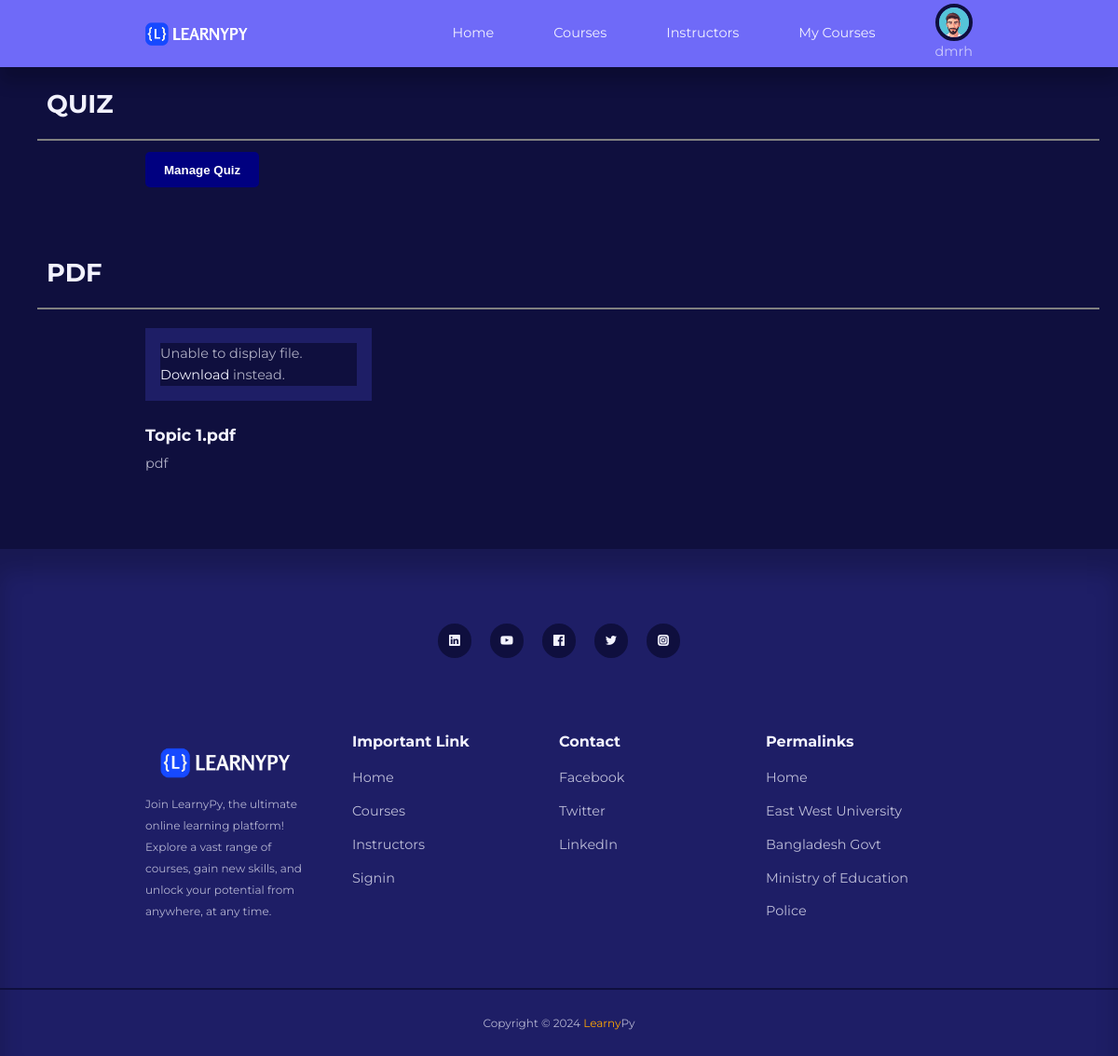
The app's page /Fontend/classroom.php?course_name=cse302&course_category=general&instructor_username=dmrh (signed in) with its own data.
### tables this page shows
CREATE TABLE `course_material` (
  `course_material_id` int(100) NOT NULL,
  `course_name` varchar(100) NOT NULL,
  `course_category` varchar(100) NOT NULL,
  `course_instructor` varchar(100) NOT NULL,
  `course_material_type` varchar(100) DEFAULT NULL,
  `course_material_name` varchar(100) DEFAULT NULL,
  `course_material_description` varchar(300) DEFAULT NULL
);

### Fontend/classroom.php (the view, shortened to what this page needs)
<!DOCTYPE html>
<html lang="en">
<head>
    <link rel="stylesheet" href="../style/style.css">
    <link rel="stylesheet" href="https://unicons.iconscout.com/release/v4.0.0/css/line.css">
</head>
<body>
    <?php include 'header.php';?>
    <br>
    <br>
    <section>
    <?php
        $course_name =  $_GET['course_name'];
        $intructor_name = $_GET['instructor_username'];
        $course_category = $_GET['course_category'];
            $link = mysqli_connect("localhost", "root", "", "learnypy");
            $query = "SELECT DISTINCT course_material_type FROM course_material WHERE course_name = '$course_name' AND course_instructor = '$intructor_name' AND course_category = '$course_category' ";
            $result = mysqli_query($link, $query);
            $courseMaterialTypes = array();
            if ($result) {
                if (mysqli_num_rows($result) > 0) {
                    while ($row = mysqli_fetch_assoc($result)) {
                        $courseMaterialTypes[] = $row['course_material_type'];
                    }
                }
            }
        echo '<section class="posts">';
            foreach($courseMaterialTypes as $type){
                $query = "SELECT * FROM course_material WHERE course_name = '$course_name' AND
                    course_instructor = '$intructor_name' AND course_category = '$course_category'
                    AND  course_material_type = '$type' ";
                $result = mysqli_query($link, $query);
                if ($result) {
                    echo "<h2 style='margin-left: 50px;'>". strtoupper($type) ."</h2>";
                    echo '<hr style="height:2px;border-width:0;color:gray;background-color:gray; margin: 20px; margin-left: 40px;">';
                    echo '<div class="container posts__container">';
                    if (mysqli_num_rows($result) > 0) {
                        while ($row = mysqli_fetch_assoc($result)) {
                            $folder_name= $course_name."-".$course_category."-".$intructor_name;
                            $media_type = " ";
                            if($type == 'pdf'){
                                $media_type = 'application/pdf';
                            }
                            if ($type == 'quiz') {
                                $quizUrl = "./quizq.php" .
                                    "?course_name=" . urlencode($row['course_name']) .
                                    "&course_category=" . urlencode($row['course_category']) .
                                    "&course_instructor=" . urlencode($intructor_name);
                                if ($_SESSION['user_type'] != "instructor") {
                                    echo '
                                    <article class="post">
                                        <div>
                                            <a href="' . $quizUrl . '" style="background-color: navy; cursor: pointer; text-decoration: none; padding: 10px 20px; border-radius: 5px;">
                                                <button style="background-color: navy; cursor: pointer; color: white; font-weight: bold;">Attend Quiz</button>
                                            </a>
                                        </div>
                                    </article>';
                                    break;
                                } elseif ($_SESSION['user_type'] == "instructor") {
                                    echo '
                                    <article class="post">
                                        <div>
                                            <a href="' . $quizUrl . '" style="background-color: navy; cursor: pointer; text-decoration: none; padding: 10px 20px; border-radius: 5px;">
                                                <button style="background-color: navy; cursor: pointer; color: white; font-weight: bold;">Manage Quiz</button>
                                            </a>
                                        </div>
                                    </article>';
                                    break;
                                }
                            }
                            if($type != 'quiz'){
                                echo '
                                <article class="post">
                                <div class="post__thumbnail">
                                    <object data="../course_material/'.$folder_name.'/'.$row['course_material_name'].'" type="'.$media_type.'" width="100%" height="300px">
                                        <p>Unable to display file. <a href="../course_material/'.$folder_name.'/'.$row['course_material_name'].'.'.$type.'">Download</a> instead.</p>
                                    </object>
                                </div>
                                <div class="post__info">
                                    <h3 class="post__title">
                                        <a href="../course_material/'.$folder_name.'/'.$row['course_material_name'].'" >'.$row['course_material_name'].'</a>
                                    </h3>
                                    <p class="post__body">
                                        '.$row['course_material_description'].'
                                    </p>
                                </div>
                            </article>
                                ';
                            }
                        }
                    }
                    echo "</div>";
                }
            }
        echo '</section>';
    ?>
    </section>
    <footer>
        <div class="footer__socials">
            <a href="https://www.linkedin.com/in/fahad-bd/" target="_blank"><i class="uil uil-linkedin"></i></a>
            <a href="https://www.youtube.com/" target="_blank"><i class="uil uil-youtube"></i></a>
            <a href="https://www.facebook.com/fahadahammedbd" target="_blank"><i class="uil uil-facebook"></i></a>
            <a href="https://twitter.com/fahadbd01" target="_blank"><i class="uil uil-twitter"></i></a>
            <a href="https://www.instagram.com/fahadahammedbd/" target="_blank"><i
                    class="uil uil-instagram-alt"></i></a>
        </div>
        <div class="container footer__container">
            <article style="margin-right: 50px;">
                <img src="../images/logo1.png" alt="">
                <small>Join LearnyPy, the ultimate online learning platform! Explore a vast range of courses, gain new
                    skills, and unlock your potential from anywhere, at any time.</small>
            </article>
            <article>
                <h4>Important Link</h4>
                <ul>
                    <li><a href="./index.php">Home</a></li>
                    <li><a href="./courses.php">Courses</a></li>
                    <li><a href="./instructors.php">Instructors</a></li>
                    <li><a href="./signin.php">Signin</a></li>
                </ul>
            </article>
            <article>
                <h4>Contact</h4>
                <ul>
                    <li><a href="https://www.facebook.com">Facebook</a></li>
                    <li><a href="https://www.twitter.com">Twitter</a></li>
                    <li><a href="https://www.linkedin.com">LinkedIn</a></li>
                </ul>
            </article>
            <article>
                <h4>Permalinks</h4>
                <ul>
                    <li><a href="./index.php">Home</a></li>
                    <li><a href="https://www.ewubd.edu/">East West University</a></li>
                    <li><a href="https://bangladesh.gov.bd/index.php">Bangladesh Govt</a></li>
                    <li><a href="https://moedu.gov.bd/">Ministry of Education</a></li>
                    <li><a href="https://www.police.gov.bd/">Police</a></li>
                </ul>
            </article>
        </div>
        <div class="footer__copyright">
            <small>Copyright &copy; 2024 <span style="color: orange;">Learny</span>Py</small>
        </div>
    </footer>
</body>
</html>

### style/style.css (style rules this page uses)
:root { --color-primary: #6f6af8; --color-primary-light: rgba(109, 104, 248, 0.18); --color-primary-variant: #5854c7; --color-red: #da0f3f; --color-red-light: rgba(219, 15, 63, 0.15); --color-green: #00c476; --color-green-light: rgba(0, 194, 116, 0.15); --color-gray-900: #1e1e66; --color-gray-700: #2d2b7c; --color-gray-300: rgba(242, 242, 254, 0.3); --color-gray-200: rgba(242, 242, 254, 0.7); --color-white: #f2f2fe; --color-bg: #0f0f3e; --transition: all 300ms ease; --container-width-lg: 74%; --container-width-md: 88%; --form-width: 40%; --border-radius-1: 0.3rem; --border-radius-2: 0.5rem; --border-radius-3: 0.8rem; --border-radius-4: 2rem; --border-radius-5: 5rem; }
* { margin: 0; padding: 0; outline: 0; border: 0; appearance: 0; list-style: none; text-decoration: none; box-sizing: border-box; }
body { font-family: 'Montserrat', sans-serif; line-height: 1.6; color: var(--color-gray-200); overflow-x: hidden; background: var(--color-bg); font-size: 0.9rem; }
.container { width: var(--container-width-lg); max-width: 1800px; margin-inline: auto; }
section { margin-top: 3rem; width: 100vw; }
h1, h2, h3, h4, h5 { color: var(--color-white); line-height: 1.3; }
h2 { font-size: 1.7rem; margin: 1rem 0; }
h3 { font-size: 1.1rem; margin: 0.8rem 0 0.5rem; }
h4 { font-size: 1rem; }
a { color: var(--color-white); transition: var(--transition); }
img { display: block; width: 100%; object-fit: cover; }
a:link { text-decoration: none; }
.post__thumbnail { border: 1rem solid var(--color-gray-900); overflow: hidden; margin-bottom: 1.6rem; }
.posts__container { display: grid; grid-template-columns: repeat(3, 1fr); gap: 5rem; margin-bottom: 5rem; }
footer { background: var(--color-gray-900); padding: 5rem 0 0; box-shadow: inset 0 1.5rem 1.5rem rgba(0, 0, 0, 0.2); }
.footer__socials { margin-inline: auto; width: fit-content; margin-bottom: 5rem; display: flex; justify-content: space-between; align-items: center; gap: 1.2rem; }
.footer__socials a { background: var(--color-bg); border-radius: 50%; width: 2.3rem; height: 2.3rem; display: flex; align-items: center; justify-content: center; }
.footer__container { display: grid; grid-template-columns: repeat(4, 1fr); }
footer h4 { color: var(--color-white); margin-bottom: 0.6rem; }
footer ul li { padding: 0.4rem 0; }
footer ul a { opacity: 0.75; }
.footer__copyright { text-align: center; padding: 1.5rem 0; border-top: 2px solid var(--color-bg); margin-top: 4rem; }

### records on screen
course_material: course_material_name "Topic 1.pdf", course_material_description "pdf"

### other values on screen
$_SESSION['user_name'] "dmrh"
$type "QUIZ"
$type "PDF"
